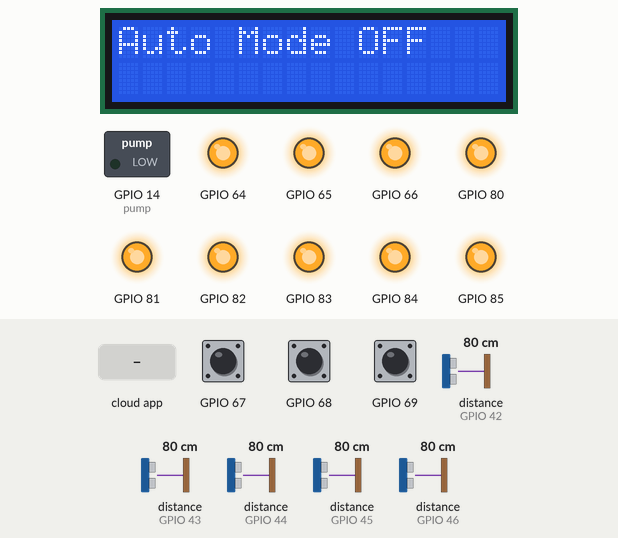
This sketch was run on a simulated ESP8266 (NodeMCU). Shown: 16×2 character LCD, switched loads named in the sketch (green lamp = pin HIGH), output pins drawn as LEDs (lit = HIGH). Inputs (shaded band) come from the test bench; at power-on: GPIO 67 HIGH, GPIO 68 HIGH, distance to the obstacle (sensors on GPIO 42, GPIO 43, GPIO 44, GPIO 45, GPIO 46) 80 cm, GPIO 69 HIGH. WiFi joins after 1.5 s; servers stay silent unless stated; the Firebase database answers and starts empty; what the sketch prints to the serial monitor is not drawn.

Above: at 8.4 s.
8.5 s: GPIO 67 pulled LOW for 3.2 s
At 11.9 s:
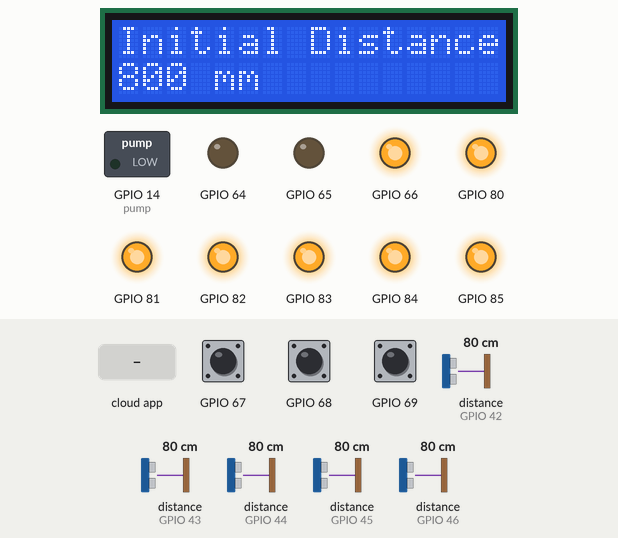
13.6 s: GPIO 68 pulled LOW for 1.25 s
At 17.3 s:
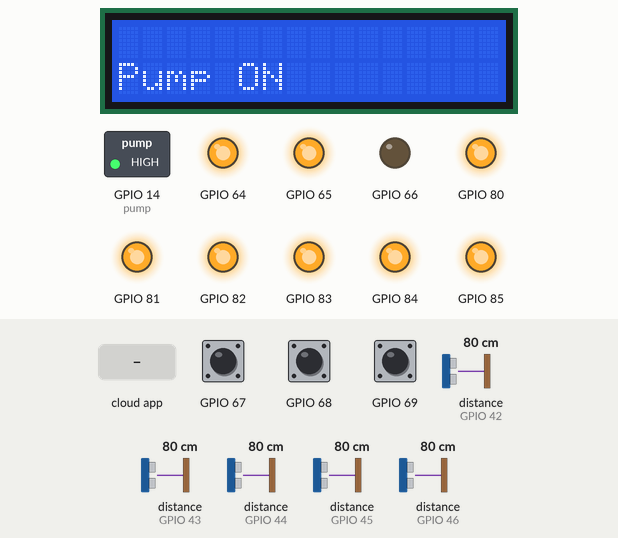
19.8 s: GPIO 67 driven LOW and GPIO 68 driven LOW
At 26.4 s:
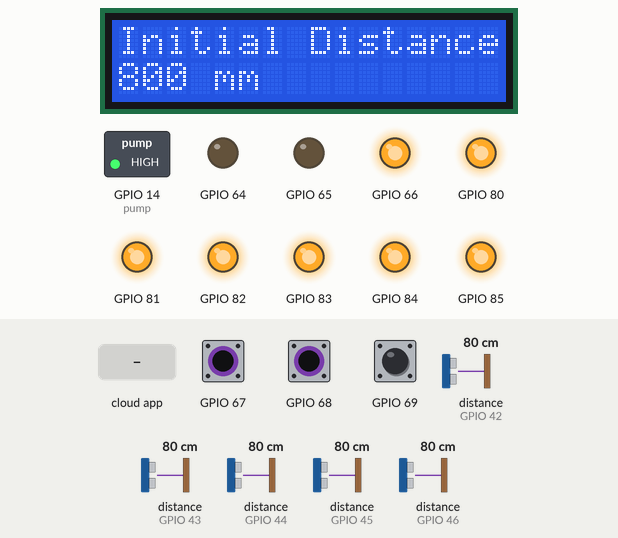
26.7 s: the phone or cloud app sets AUTO to 0
33.6 s: the phone or cloud app sets PUMP to 0
At 38.8 s:
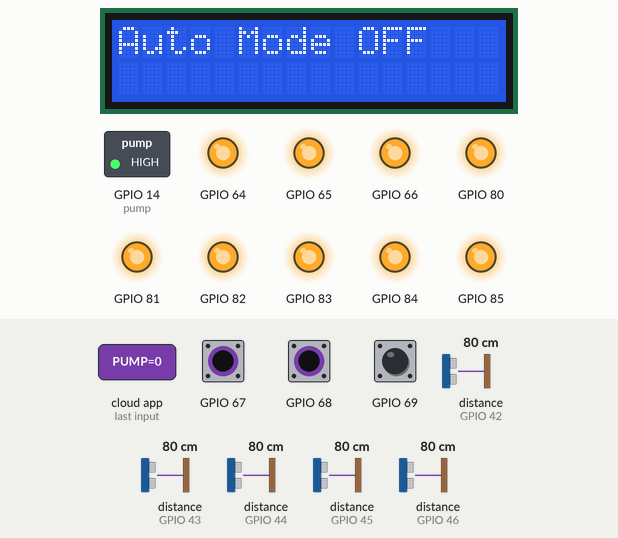
40.5 s: distance to the obstacle (sensor on GPIO 42) set to 2 cm
At 45.1 s:
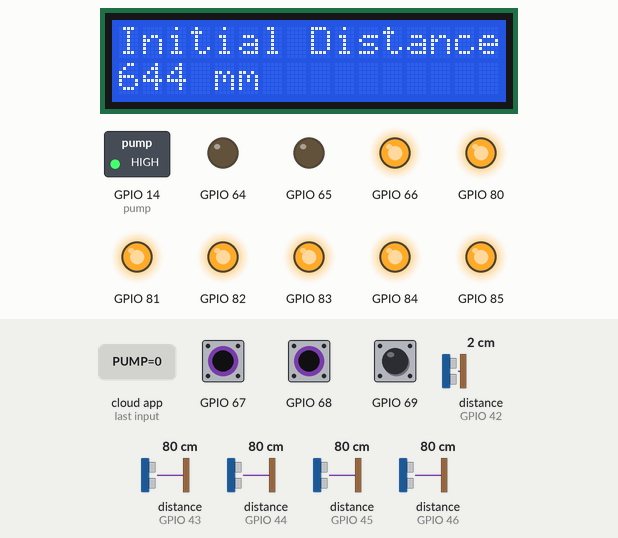
Timing chart, 0 to 46.5 s (numbered marks = the images above; inputs shaded):
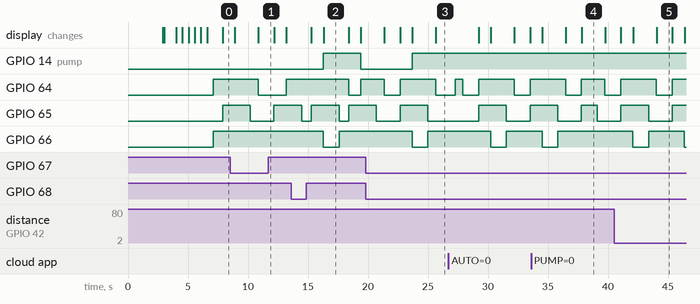

Measured:
- after the input at 8.5 s, the display: first differs from a run without the input after 2.4 s (image 1)
- after the input at 13.6 s, GPIO 14 (pump): LOW → HIGH after 2.7 s, → LOW 3.1 s later; GPIO 66: HIGH → LOW after 2.7 s, → HIGH 1.3 s later; the display: first changes after 1.7 s (image 2 shows a later state)
- after the input at 19.8 s, GPIO 14 (pump): LOW → HIGH after 3.9 s; GPIO 66: HIGH → LOW after 3.9 s, → HIGH 1.3 s later; the display: changes after 1.6 s (image 3)
- after the input at 33.6 s, GPIO 66: goes on until 35.8 s, then stays HIGH
- what the display in image 2 shows lasts 2.1 s, from 16.3 s to 18.4 s
- what the display in image 4 shows lasts 2.0 s, from 37.8 s to 39.8 s
- what the display in image 5 shows lasts 1.4 s, from 44.0 s to 45.4 s

The sketch:

Pump_System_210810.ino
```cpp
#include "Arduino.h"
#include "PCF8574.h"
PCF8574 pcf20(0x20);
PCF8574 pcf21(0x21);
//PCF8574 pcf8574(0x20, D2(5), D1(4)); //PCF8574(주소 값, SDA, SCL)

//LCD
#include <LiquidCrystal_I2C.h>
LiquidCrystal_I2C lcd(0x27,16,2);

//VL53L1X
#include <VL53L1X.h> //Download this library from https://github.com/pololu/vl53l1x-arduino

//#include "SparkFun_VL53L1X.h"
//SFEVL53L1X distanceSensor; //레이저센서 거리값
int initial = 0; //초기 거리 저장 변수
int current = 0; //현재 거리 저장 변수
int count = 0; //수위 조건 충족 변수
int mes = 0; // 메세지 전송 변수
int avg = 0; // 레이저센서값 평균 변수

//레이저센서 5개
VL53L1X sensor_A; //Create the sensor object
VL53L1X sensor_B; //Create the sensor object
VL53L1X sensor_C; //Create the sensor object
VL53L1X sensor_D; //Create the sensor object
VL53L1X sensor_E; //Create the sensor object

int startTime = millis(); //used for our timing loop
int mInterval = 100; //refresh rate of 10hz

#define XSHUT_A P0 //pcf21
#define XSHUT_B P1 //pcf21
#define XSHUT_C P2 //pcf21
#define XSHUT_D P3 //pcf21
#define XSHUT_E P4 //pcf21
#define Raspberry_pi P5 //pcf21

#define M_INTERVAL 50

//ESP8266
#include <Wire.h>
#include <ESP8266WiFi.h>
#include <ESP8266HTTPClient.h>

// 데이터베이스,와이파이 설정
#include <FirebaseESP8266.h>  //https://github.com/mobizt/Firebase-ESP8266
#define FIREBASE_HOST "esp8266-sensor-readings-23fd0-default-rtdb.firebaseio.com"
#define FIREBASE_Authorization_key "GzVRIYoR2qjjvtMmrpS2Z4Esl089LWlCxYxcQRFv"
FirebaseData firebaseData;
FirebaseJson json;
// 데이터베이스 ON/OFF 표시 auto, pump 변수
String autoval; // AUTO모드 변수
String pumpval; // PUMP모드 변수
String ONval = "\\\"ON\\\""; //ON 값 저장
String OFFval = "\\\"OFF\\\""; // OFF 값 저장
//String appauto = "\\\"OFF\\\""; //
//String apppump = "\\\"OFF\\\"";
int app = 0; //앱에서 AUTO 버튼이 ON인지 OFF인지 판별하는 변수

const char* ssid = "우옹";
const char* password = "12340000";
//const char* ssid = "iptimea704";
//const char* password = "rodemeng2019";
WiFiServer server(80);

//switch or led
int bluePin = P0;
int greenPin = P1;
int redPin = P2;
const int button1 = P3; //초기 값
const int button2 = P4; //Auto Mode
const int button3 = P5; //Pump

//펌프
const int pump = 14;

//char XSHUT_laserStr[5] = {'XSHUT_A', 'XSHUT_B', 'XSHUT_C', 'XSHUT_D', 'XSHUT_E'};
//char *sensor_laserStr[] = {"sensor_A", "sensor_B", "sensor_C", "sensor_D", "sensor_E"};
//char sensor_timeout[5] = {'sensor_A.setTimeout', 'sensor_B.setTimeout', 'sensor_C.setTimeout', 'sensor_D.setTimeout', 'sensor_E.setTimeout'};

//int laserNum[5] = {42, 43, 44, 45, 46};

void setup() {
    Serial.begin(115200);

    Wire.begin();
    Wire.setClock(400000); // use 400 kHz I2C

    WiFi.begin(ssid, password);

    while (WiFi.status() != WL_CONNECTED) {
      delay(1000);
      Serial.println("Connecting..");
    }

    Serial.println("연결되었습니다.");

    server.begin();
    Serial.println("Server started");

    Serial.print("Use this URL to connect: ");
    Serial.print("http://");
    Serial.print(WiFi.localIP());
    Serial.println("/");
    //WIFI 연결 후 파이어베이스 연결
    Firebase.begin(FIREBASE_HOST,FIREBASE_Authorization_key);
    Serial.println("Firebase connect");
    //파이어베이스 DB OFF로 초기화, APPAUTO,PUMP는 어플
    Firebase.setString(firebaseData, "/testPump_in_server_DB/AUTO", OFFval);
    Firebase.setString(firebaseData, "/testPump_in_server_DB/PUMP", OFFval);
//    Firebase.setString(firebaseData, "/testPump_in_server_DB/APPAUTO", OFFval);
//    Firebase.setString(firebaseData, "/testPump_in_server_DB/APPPUMP", OFFval);
    autoval = OFFval; // 시작할 때 auto OFF
    pumpval = OFFval; // 시작할 때 pump OFF

    pinMode(pump, OUTPUT);

    pcf20.pinMode(button1, INPUT_PULLUP);
    pcf20.pinMode(button2, INPUT);
    pcf20.pinMode(button3, INPUT);
    pcf20.pinMode(redPin, OUTPUT);
    pcf20.pinMode(greenPin, OUTPUT);
    pcf20.pinMode(bluePin, OUTPUT);
    pcf20.begin(); //처음에 안써서 실행 안됨(주의)

    //Set the pin mode to output
    pcf21.pinMode(XSHUT_A ,OUTPUT);
    pcf21.pinMode(XSHUT_B ,OUTPUT);
    pcf21.pinMode(XSHUT_C ,OUTPUT);
    pcf21.pinMode(XSHUT_D ,OUTPUT);
    pcf21.pinMode(XSHUT_E ,OUTPUT);
    pcf21.pinMode(Raspberry_pi ,OUTPUT);
    pcf21.begin();

    //Turn all TOF's off
    pcf21.digitalWrite(XSHUT_A, LOW);
    pcf21.digitalWrite(XSHUT_B, LOW);
    pcf21.digitalWrite(XSHUT_C, LOW);
    pcf21.digitalWrite(XSHUT_D, LOW);
    pcf21.digitalWrite(XSHUT_E, LOW);

    //Raspberry_pi, Raspberry_pi_LCD ON
    pcf21.digitalWrite(Raspberry_pi, HIGH);

    //배열 활용 반복
//    for (int s=0; s<5; s++){
//      delay(50);
//      pcf21.digitalWrite(XSHUT_laserStr[s], HIGH); //Turn sensor_A on
//      delay(50);
//      sprintf(i, "%s", sensor_laserStr[s]);
//      i.setTimeout(500); //Set the sensors timeout
//      //sensor_laserStr[s].setTimeout(500);
//      //sensor_A.setTimeout(500);
//      if (!sensor_laserStr[s].init())//try to initilise the sensor
//      {
//          //Sensor does not respond within the timeout time
//          Serial.print(sensor_laserStr[s]);
//          Serial.println(" is not responding, check your wiring");
//      }
//      else
//      {
//          sensor_laserStr[s].setAddress(laserNum[s]); //Set the sensors I2C address
//          sensor_laserStr[s].setDistanceMode(VL53L1X::Long); //Set the sensor to maximum range of 4 meters
//          sensor_laserStr[s].setMeasurementTimingBudget(40000); //Set its timing budget in microseconds longer timing budgets will give more accurate measurements
//          sensor_laserStr[s].startContinuous(M_INTERVAL); //Sets the interval where a measurement can be requested in milliseconds
//      }
//    }

    //-----------------------------------------------------------------
    //FIRST WE WILL CONFIGURE AND SETUP SENSOR_A
    //-----------------------------------------------------------------
    delay(50);
    pcf21.digitalWrite(XSHUT_A, HIGH); //Turn sensor_A on
    delay(50);

    sensor_A.setTimeout(500); //Set the sensors timeout

    if (!sensor_A.init())//try to initilise the sensor
    {
        //Sensor does not respond within the timeout time
        Serial.println("Sensor_A is not responding, check your wiring");
    }
    else
    {
        sensor_A.setAddress(42); //Set the sensors I2C address
        sensor_A.setDistanceMode(VL53L1X::Long); //Set the sensor to maximum range of 4 meters
        sensor_A.setMeasurementTimingBudget(4000); //Set its timing budget in microseconds longer timing budgets will give more accurate measurements
        sensor_A.startContinuous(M_INTERVAL); //Sets the interval where a measurement can be requested in milliseconds
    }

    //-----------------------------------------------------------------
    //NOW CONFIGURE AND SETUP SENSOR_B
    //-----------------------------------------------------------------
    delay(50);
    pcf21.digitalWrite(XSHUT_B, HIGH); //Turn sensor_B on
    delay(50);

    sensor_B.setTimeout(500); //Set the sensors timeout

    if (!sensor_B.init())//try to initilise the sensor
    {
        //Sensor does not respond within the timeout time
        Serial.println("Sensor_B is not responding, check your wiring");
    }
    else
    {
        sensor_B.setAddress(43); //Set the sensors I2C address
        sensor_B.setDistanceMode(VL53L1X::Long); //Set the sensor to maximum range of 4 meters
        sensor_B.setMeasurementTimingBudget(4000); //Set its timing budget in microseconds longer timing budgets will give more accurate measurements
        sensor_B.startContinuous(M_INTERVAL); //Sets the interval where a measurement can be requested in milliseconds
    }

      //-----------------------------------------------------------------
    //NOW CONFIGURE AND SETUP SENSOR_C
    //-----------------------------------------------------------------
    delay(50);
    pcf21.digitalWrite(XSHUT_C, HIGH); //Turn sensor_C on
    delay(50);

    sensor_C.setTimeout(500); //Set the sensors timeout

    if (!sensor_C.init())//try to initilise the sensor
    {
        //Sensor does not respond within the timeout time
        Serial.println("Sensor_C is not responding, check your wiring");
    }
    else
    {
        sensor_C.setAddress(44); //Set the sensors I2C address
        sensor_C.setDistanceMode(VL53L1X::Long); //Set the sensor to maximum range of 4 meters
        sensor_C.setMeasurementTimingBudget(4000); //Set its timing budget in microseconds longer timing budgets will give more accurate measurements
        sensor_C.startContinuous(M_INTERVAL); //Sets the interval where a measurement can be requested in milliseconds
    }

    //-----------------------------------------------------------------
    //NOW CONFIGURE AND SETUP SENSOR_D
    //-----------------------------------------------------------------
    delay(50);
    pcf21.digitalWrite(XSHUT_D, HIGH); //Turn sensor_D on
    delay(50);

    sensor_D.setTimeout(500); //Set the sensors timeout

    if (!sensor_D.init())//try to initilise the sensor
    {
        //Sensor does not respond within the timeout time
        Serial.println("Sensor_D is not responding, check your wiring");
    }
    else
    {
        sensor_D.setAddress(45); //Set the sensors I2C address
        sensor_D.setDistanceMode(VL53L1X::Long); //Set the sensor to maximum range of 4 meters
        sensor_D.setMeasurementTimingBudget(4000); //Set its timing budget in microseconds longer timing budgets will give more accurate measurements
        sensor_D.startContinuous(M_INTERVAL); //Sets the interval where a measurement can be requested in milliseconds
    }

     //-----------------------------------------------------------------
    //NOW CONFIGURE AND SETUP SENSOR_E
    //-----------------------------------------------------------------
    delay(50);
    pcf21.digitalWrite(XSHUT_E, HIGH); //Turn sensor_E on
    delay(50);

    sensor_E.setTimeout(500); //Set the sensors timeout

    if (!sensor_E.init())//try to initilise the sensor
    {
        //Sensor does not respond within the timeout time
        Serial.println("Sensor_E is not responding, check your wiring");
    }
    else
    {
        sensor_E.setAddress(46); //Set the sensors I2C address
        sensor_E.setDistanceMode(VL53L1X::Long); //Set the sensor to maximum range of 4 meters
        sensor_E.setMeasurementTimingBudget(4000); //Set its timing budget in microseconds longer timing budgets will give more accurate measurements
        sensor_E.startContinuous(M_INTERVAL); //Sets the interval where a measurement can be requested in milliseconds
    }

    lcd.init(); // LCD 설정
    lcd.clear();      // LCD를 모두 지운다.
    lcd.backlight();  // 백라이트를 켠다.
    // 시스템, 팀명, 이름 표시
    lcd.setCursor(0,0);
    lcd.print("Flood Protection");
    delay(100);
    lcd.setCursor(0,1);
    lcd.print("Auto Pump System");
    delay(1000);
    lcd.clear();
    lcd.setCursor(0,0);
    lcd.print("I do not like");
    delay(500);
    lcd.setCursor(0,1);
    lcd.print("the rainy season");
    delay(500);
    lcd.clear();
    lcd.setCursor(0,0);
    lcd.print("Dong Min Park");
    delay(500);
    lcd.setCursor(0,1);
    lcd.print("Sang Gyun Jang");
    delay(500);
    lcd.clear();
    lcd.setCursor(0,0);
    lcd.print("Kyung Hoon Ko");
    delay(500);
    lcd.setCursor(0,1);
    lcd.print("ST. Road");
    delay(500);
}

bool Auto = LOW;
bool Pump = LOW;
char buf[40];

void loop() {
  setColor(1, 0, 1); //녹

  WiFiClient client = server.available();


//  if (client) {
//    boolean current_line_is_blank = true;
//    while (client.connected()){
//      if (client.available()){
//        // Read the first line of the request
//        String request = client.readStringUntil('\n');
//        Serial.println(request);
//
//        //자동, 수동
//        if (request.indexOf("/Auto=ON") != -1)  {
//          Serial.println(F("Auto on"));
//          pcf20.digitalWrite(button2, HIGH);
//          Auto = HIGH;
//          Firebase.setString(firebaseData, "/testPump_in_server_DB/AUTO", ONval);
//        }
//        if (request.indexOf("/Auto=OFF") != -1)  {
//          Serial.println(F("Auto off"));
//          pcf20.digitalWrite(button2, LOW);
//          Auto = LOW;
//          Firebase.setString(firebaseData, "/testPump_in_server_DB/AUTO", OFFval);
//        }
//
//        //펌프
//        if (request.indexOf("/Pump=ON") != -1)  {
//          Serial.println(F("Pump on"));
//          pcf20.digitalWrite(button3, HIGH);
//          Pump = HIGH;
//          Firebase.setString(firebaseData, "/testPump_in_server_DB/PUMP", ONval);
//        }
//        if (request.indexOf("/Pump=OFF") != -1)  {
//          Serial.println(F("Pump off"));
//          pcf20.digitalWrite(button3, LOW);
//          Pump = LOW;
//          Firebase.setString(firebaseData, "/testPump_in_server_DB/PUMP", OFFval);
//        }
//
//      }
//      delay(100);
//      client.stop();
//    }
//  }

//  if((millis()- startTime) > mInterval)
//    {

//        startTime = millis();
//    }

        sprintf(buf, "%4d,%4d,%4d,%4d,%4d",sensor_A.read(),sensor_B.read(),sensor_C.read(),sensor_D.read(),sensor_E.read());
        //Serial.println(buf); //Get a reading in millimeters

        int laser1 = sensor_A.read();
        int laser2 = sensor_B.read();
        int laser3 = sensor_C.read();
        int laser4 = sensor_D.read();
        int laser5 = sensor_E.read();
        Serial.print("laser1 : ");
        Serial.println(laser1);
        Serial.print("laser2 : ");
        Serial.println(laser2);
        Serial.print("laser3 : ");
        Serial.println(laser3);
        Serial.print("laser4: ");
        Serial.println(laser4);
        Serial.print("laser5 : ");
        Serial.println(laser5);

        //평균
        avg = (laser1 + laser2 + laser3 + laser4 + laser5)/5;
        Serial.print("평균 : ");
        Serial.println(avg);
        //Firebase 데이터베이스에 레이져 평균 거리값 저장(실시간)
        Firebase.setFloat(firebaseData, "/testPump_in_server_DB/DISTANCE", avg);

        //분산
        int var = (pow((laser1-avg),2) + pow((laser2-avg),2) + pow((laser3-avg),2) + pow((laser4-avg),2) + pow((laser5-avg),2))/5;

        //표준편차
        int StandDev = sqrt(var);
        Serial.print("표준편차 : ");
        Serial.println(StandDev);


  if(pcf20.digitalRead(button1)==LOW){
    initial = avg;
    Firebase.setFloat(firebaseData, "/testPump_in_server_DB/INI", avg);
    Serial.print("초기 값은 ");
    Serial.print(initial);
    Serial.println(" mm 입니다.");
    setColor(1, 0, 0); //청록
    lcd.clear();
    lcd.setCursor(0,0);
    lcd.print("Initial Distance");
    lcd.setCursor(0,1);
    lcd.print(initial);
    lcd.print(" mm");
    delay(1000);
  }

    Firebase.getString(firebaseData, "/testPump_in_server_DB/AUTO");
    autoval = firebaseData.stringData();
     //데이터베이스값 반복적으로 받아옴 ON/OFF
    Firebase.getString(firebaseData, "/testPump_in_server_DB/PUMP");
    pumpval = firebaseData.stringData();

    /////////////////////////////////////// 자동모드
   if(autoval == ONval){
    //pcf20.digitalWrite(button2, HIGH);
    Serial.println("자동모드 입니다.");
    setColor(1, 1, 0); //파
    lcd.clear();
    lcd.setCursor(0,0);
    lcd.print("Auto Mode");
    delay(1000);

    /////////// 자동모드이면 자동으로 펌프 작동///////////////
    if(avg < (initial/2)){
      Serial.println("펌프 작동");
      Serial.println("수위가 50%이상 찼습니다.");
      digitalWrite(pump, HIGH);
      setColor(0, 1, 1); //빨
      lcd.clear();
      lcd.setCursor(0,1);
      lcd.print("Pump ON");
      delay(1000);
    }
    else if(initial != 0 && avg > (initial/2)){
      Serial.println("펌프 중지");
      digitalWrite(pump, LOW);
      setColor(1, 1, 1); //off
      lcd.clear();
      lcd.setCursor(0,1);
      lcd.print("Pump OFF");
      delay(1000);
    }

    if(avg < (initial/10*4)){
      Serial.println("수위가 60%이상 찼습니다.");
      count++;
    }

    if(count==5){
      mes=1;
      count=0;
    }

    //---------------------------- 문자 전송 툴
    //문자 입력시에 띄어쓰기는 %20으로 작성해야함. 아니면 작동X
    //Ex) 문자%20테스트입니다. -> 문자 테스트입니다.
    String message = "http://www.all-tafp.org/EmmaSMS_PHP_UTF-8_JSON/example.php?sms_msg=수위60%이상!%20수위60%이상!%20지금%20즉시%20현장으로%20와주시기바랍니다.&sms_to=010-8338-2385&sms_from=010-8338-2385&sms_date=";
    if(mes == 1){
      Serial.println("메세지 보냄");
      Serial.println("수위 60%이상 즉시 현장으로!!");
      lcd.clear();
      lcd.setCursor(0,0);
      lcd.print("send mes");
      delay(3000);
      lcd.clear();
      if (WiFi.status() == WL_CONNECTED) { //Check WiFi connection status
        HTTPClient http;  //Declare an object of class HTTPClient

        http.begin(message);  //Specify request destination
        int httpCode = http.GET();
        //밑에는 http 문서 그대로 시리얼에 출력해서 확인용.
        /*if (httpCode > 0) { //Check the returning code
        String payload = http.getString();   //Get the request response payload
        Serial.println(payload);             //Print the response payload  */
        Serial.println("코드 실행");
        for(int i=40; i>0; i--){
          lcd.setCursor(0,0);
          lcd.print("waiting signal");
          lcd.setCursor(0,1);
          lcd.print(i);
          delay(1000);
          lcd.clear();
        }
      }
    }

    if(mes==1){
      mes=0;
    }
  }
  if(autoval == OFFval){
    //pcf20.digitalWrite(button2, LOW);
    Serial.println("수동모드 입니다.");
    setColor(1, 1, 1); //off
    lcd.clear();
    lcd.setCursor(0,0);
    lcd.print("Auto Mode OFF");
    delay(1000);

    /////////// 수동모드이면 수동으로 펌프 작동///////////////
    if(pumpval == ONval){
      Serial.println("펌프 작동");
      digitalWrite(pump, HIGH);
      setColor(0, 1, 1); //빨
      lcd.clear();
      lcd.setCursor(0,1);
      lcd.print("Pump ON");
      delay(1000);
    }
    if(pumpval == OFFval){
     Serial.println("펌프 중지");
      digitalWrite(pump, LOW);
      setColor(1, 1, 1); //off
      lcd.clear();
      lcd.setCursor(0,1);
      lcd.print("Pump OFF");
      delay(1000);
    }
  }
  if(pcf20.digitalRead(button2)==HIGH){ //자동모드
    Firebase.setString(firebaseData, "/testPump_in_server_DB/AUTO", ONval);
  }
  else if(pcf20.digitalRead(button2)==LOW){      //수동모드
    Firebase.setString(firebaseData, "/testPump_in_server_DB/AUTO", OFFval);
  }
  ////////////////////////////////////////////////////////
  if(pcf20.digitalRead(button3)==HIGH){
    Firebase.setString(firebaseData, "/testPump_in_server_DB/PUMP", ONval);
  }
  else if(pcf20.digitalRead(button3)==LOW){
    Firebase.setString(firebaseData, "/testPump_in_server_DB/PUMP", OFFval);
    }
}

void setColor(int red, int green, int blue)
{
  pcf20.digitalWrite(redPin, red);
  pcf20.digitalWrite(greenPin, green);
  pcf20.digitalWrite(bluePin, blue);
}
```
